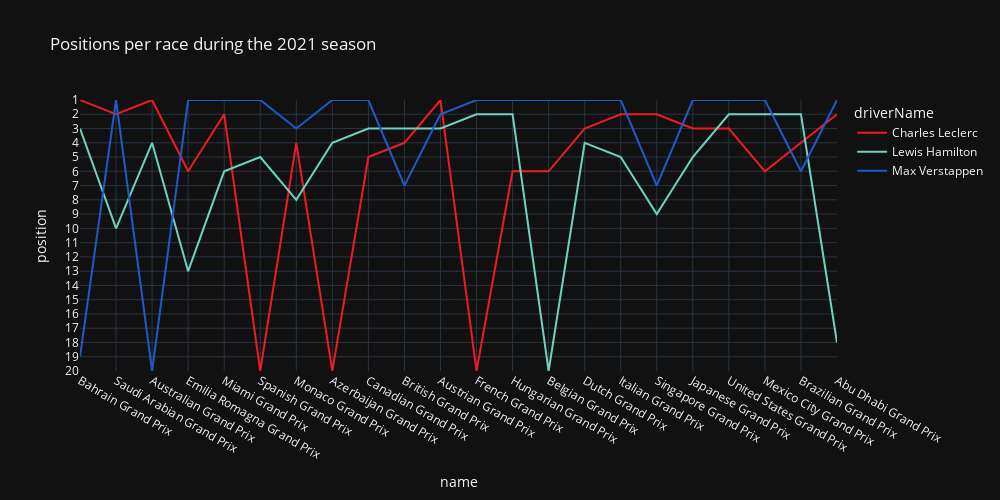

The cell this chart's notebook holds for it:
### Code cell
fig = px.line(df_driver_focus,
              x='name',
              y='position',
              color='driverName',
              color_discrete_map=drivers_color_map,
              width=1000,
              height=500,
              title=f'Positions per race during the {year} season')
fig.update_yaxes(nticks=int(df_pos_max['position'].max()))
fig.update_yaxes(range=[df_pos_max['position'].max(), 1])
fig.update_xaxes(nticks=int(df_driver_focus['round'].max()))
fig.show()

### Figure 1 — Plotly figure (JSON) as saved in the notebook; plotly's stock layout.template omitted (floating-point values rounded to 4 significant figures)
{"data": [{"hovertemplate": "driverName=Charles Leclerc<br>name=%{x}<br>position=%{y}<extra></extra>", "legendgroup": "Charles Leclerc", "line": {"color": "#ED1C24", "dash": "solid"}, "marker": {"symbol": "circle"}, "mode": "lines", "name": "Charles Leclerc", "orientation": "v", "showlegend": true, "x": ["Bahrain Grand Prix", "Saudi Arabian Grand Prix", "Australian Grand Prix", "Emilia Romagna Grand Prix", "Miami Grand Prix", "Spanish Grand Prix", "Monaco Grand Prix", "Azerbaijan Grand Prix", "Canadian Grand Prix", "British Grand Prix", "Austrian Grand Prix", "French Grand Prix", "Hungarian Grand Prix", "Belgian Grand Prix", "Dutch Grand Prix", "Italian Grand Prix", "Singapore Grand Prix", "Japanese Grand Prix", "United States Grand Prix", "Mexico City Grand Prix", "Brazilian Grand Prix", "Abu Dhabi Grand Prix"], "xaxis": "x", "y": [1.0, 2.0, 1.0, 6.0, 2.0, 20.0, 4.0, 20.0, 5.0, 4.0, 1.0, 20.0, 6.0, 6.0, 3.0, 2.0, 2.0, 3.0, 3.0, 6.0, 4.0, 2.0], "yaxis": "y", "type": "scatter"}, {"hovertemplate": "driverName=Lewis Hamilton<br>name=%{x}<br>position=%{y}<extra></extra>", "legendgroup": "Lewis Hamilton", "line": {"color": "#6CD3BF", "dash": "solid"}, "marker": {"symbol": "circle"}, "mode": "lines", "name": "Lewis Hamilton", "orientation": "v", "showlegend": true, "x": ["Bahrain Grand Prix", "Saudi Arabian Grand Prix", "Australian Grand Prix", "Emilia Romagna Grand Prix", "Miami Grand Prix", "Spanish Grand Prix", "Monaco Grand Prix", "Azerbaijan Grand Prix", "Canadian Grand Prix", "British Grand Prix", "Austrian Grand Prix", "French Grand Prix", "Hungarian Grand Prix", "Belgian Grand Prix", "Dutch Grand Prix", "Italian Grand Prix", "Singapore Grand Prix", "Japanese Grand Prix", "United States Grand Prix", "Mexico City Grand Prix", "Brazilian Grand Prix", "Abu Dhabi Grand Prix"], "xaxis": "x", "y": [3.0, 10.0, 4.0, 13.0, 6.0, 5.0, 8.0, 4.0, 3.0, 3.0, 3.0, 2.0, 2.0, 20.0, 4.0, 5.0, 9.0, 5.0, 2.0, 2.0, 2.0, 18.0], "yaxis": "y", "type": "scatter"}, {"hovertemplate": "driverName=Max Verstappen<br>name=%{x}<br>position=%{y}<extra></extra>", "legendgroup": "Max Verstappen", "line": {"color": "#1E5BC6", "dash": "solid"}, "marker": {"symbol": "circle"}, "mode": "lines", "name": "Max Verstappen", "orientation": "v", "showlegend": true, "x": ["Bahrain Grand Prix", "Saudi Arabian Grand Prix", "Australian Grand Prix", "Emilia Romagna Grand Prix", "Miami Grand Prix", "Spanish Grand Prix", "Monaco Grand Prix", "Azerbaijan Grand Prix", "Canadian Grand Prix", "British Grand Prix", "Austrian Grand Prix", "French Grand Prix", "Hungarian Grand Prix", "Belgian Grand Prix", "Dutch Grand Prix", "Italian Grand Prix", "Singapore Grand Prix", "Japanese Grand Prix", "United States Grand Prix", "Mexico City Grand Prix", "Brazilian Grand Prix", "Abu Dhabi Grand Prix"], "xaxis": "x", "y": [19.0, 1.0, 20.0, 1.0, 1.0, 1.0, 3.0, 1.0, 1.0, 7.0, 2.0, 1.0, 1.0, 1.0, 1.0, 1.0, 7.0, 1.0, 1.0, 1.0, 6.0, 1.0], "yaxis": "y", "type": "scatter"}], "layout": {"xaxis": {"anchor": "y", "domain": [0.0, 1.0], "title": {"text": "name"}, "nticks": 22}, "yaxis": {"anchor": "x", "domain": [0.0, 1.0], "title": {"text": "position"}, "nticks": 20, "range": [20.0, 1]}, "legend": {"title": {"text": "driverName"}, "tracegroupgap": 0}, "title": {"text": "Positions per race during the 2021 season"}, "height": 500, "width": 1000}}
